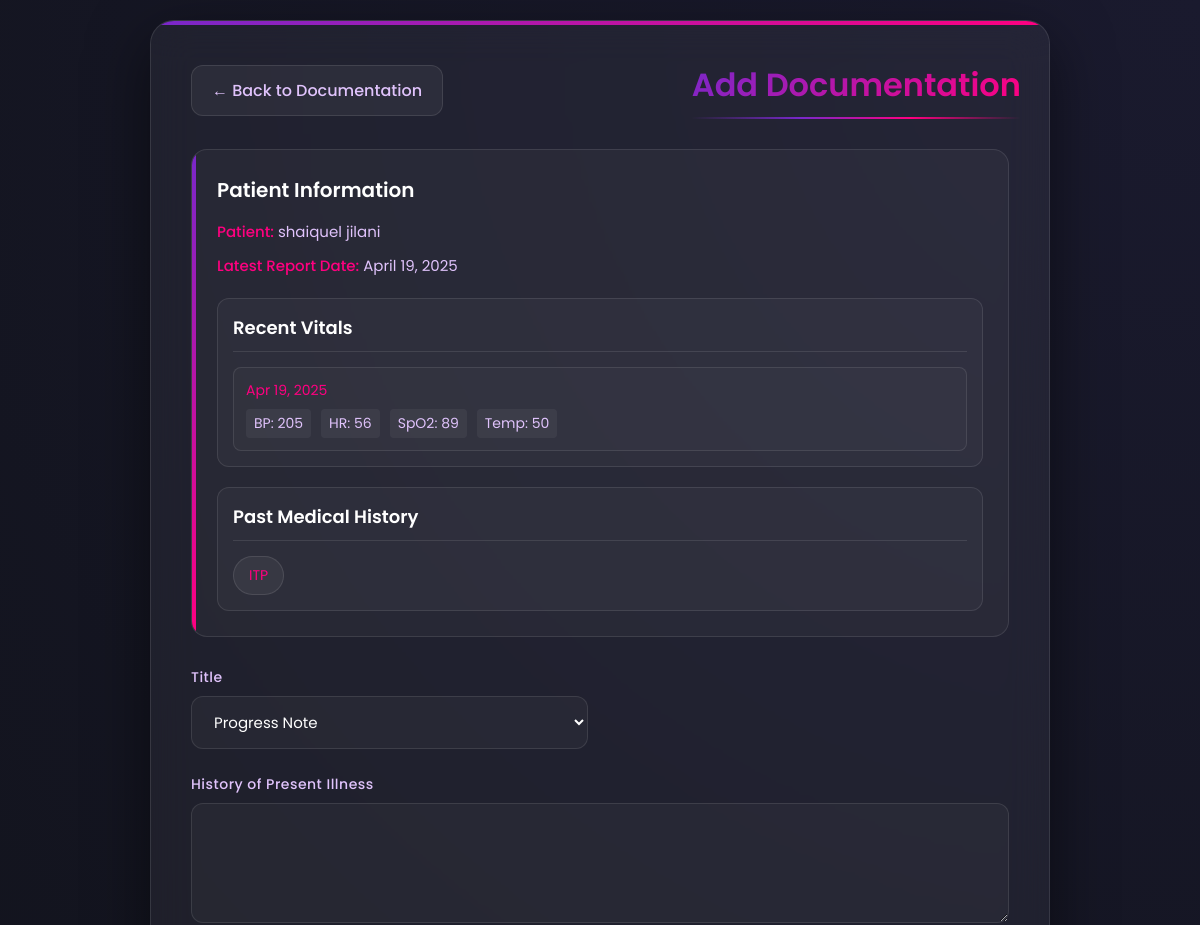
Before: /reports/9d009e31-ff05-4e9c-ab8b-28879ccf925e/add-documentation/ (signed in, upper part) with the older database file.
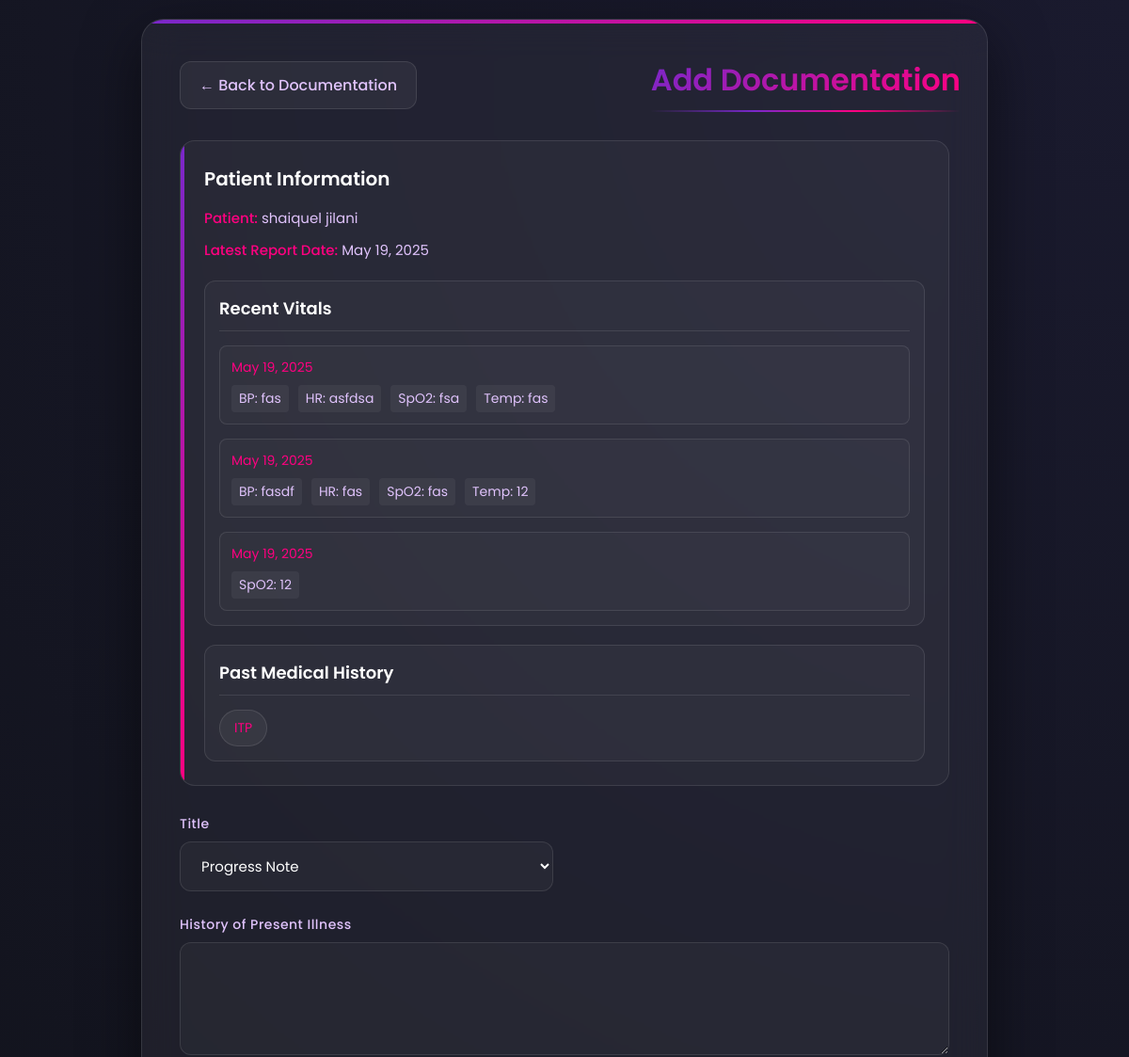
After: the same page with the newer database file.
### reports/models.py (models this page shows, shortened)
class Reports(models.Model):
    patient = models.ForeignKey('rpm_users.Patient', on_delete=models.CASCADE, related_name='reports')
    device_id = models.CharField(max_length=64, blank=True, null=True)
    created_at_device = models.CharField(max_length=64, blank=True, null=True)
    data_type = models.CharField(max_length=64, blank=True, null=True)
    imei = models.CharField(max_length=32, blank=True, null=True)
    iccid = models.CharField(max_length=32, blank=True, null=True)
    serial_number = models.CharField(max_length=32, blank=True, null=True)
    model_number = models.CharField(max_length=32, blank=True, null=True)
    is_test = models.CharField(max_length=8, blank=True, null=True)
    user_id = models.CharField(max_length=32, blank=True, null=True)
    systolic_blood_pressure = models.CharField(max_length=8, blank=True, null=True)
    diastolic_blood_pressure = models.CharField(max_length=8, blank=True, null=True)
    pulse = models.CharField(max_length=8, blank=True, null=True)
    irregular_heartbeat = models.CharField(max_length=8, blank=True, null=True)
    hand_shaking = models.CharField(max_length=8, blank=True, null=True)
    triple_mode = models.CharField(max_length=8, blank=True, null=True)
    battery_level = models.CharField(max_length=8, blank=True, null=True)
    signal_strength = models.CharField(max_length=8, blank=True, null=True)
    measurement_timestamp = models.CharField(max_length=32, blank=True, null=True)
    timezone = models.CharField(max_length=16, blank=True, null=True)
    blood_glucose = models.CharField(max_length=16, blank=True, null=True)
    glucose_unit = models.CharField(max_length=8, blank=True, null=True)
    test_paper_type = models.CharField(max_length=8, blank=True, null=True)
    sample_type = models.CharField(max_length=8, blank=True, null=True)
    meal_mark = models.CharField(max_length=8, blank=True, null=True)
    signal_level = models.CharField(max_length=8, blank=True, null=True)
    measurement_timezone = models.CharField(max_length=16, blank=True, null=True)
    upload_timestamp = models.CharField(max_length=32, blank=True, null=True)
    upload_timezone = models.CharField(max_length=16, blank=True, null=True)
    blood_pressure = models.CharField(max_length=10, blank=True, null=True)
    heart_rate = models.CharField(max_length=10, blank=True, null=True)
    spo2 = models.CharField(max_length=10, blank=True, null=True)
    temperature = models.CharField(max_length=10, blank=True, null=True)
    symptoms = models.TextField(blank=True, null=True)
    created_at = models.DateTimeField(auto_now_add=True)
    updated_at = models.DateTimeField(auto_now=True)

### rpm_users/models.py (models this page shows, shortened)
class PastMedicalHistory(models.Model):
    PMH_CHOICES = ((
        ('GBS', 'Guillain-Barré Syndrome'),
        ('ALS', 'Amyotrophic Lateral Sclerosis'),
        ('SLE', 'Systemic Lupus Erythematosus'),
        ('ITP', 'Idiopathic Thrombocytopenic Purpura'),
        ('MG', 'Myasthenia Gravis'),
        ('DKA', 'Diabetic Ketoacidosis'),
        ('ARDS', 'Acute Respiratory Distress Syndrome'),
        ('LCa', 'Lung Cancer'),
        ('PCa', 'Pancreatic Cancer'),
        ('CCa', 'Colon Cancer'),
        ('TCa', 'Thyroid Cancer'),
        ('SCa', 'Skin Cancer'),
        ('GCa', 'Gastric Cancer'),
        ('PCa', 'Prostate Cancer'),
        ('TeCa', 'Testicular Cancer'),
        ('BrCa', 'Breast Cancer'),
        ('OvCa', 'Ovarian Cancer'),
        ('TTP', 'Thrombotic Thrombocytopenic Purpura'),
        ('HLH', 'Hemophagocytic Lymphohistiocytosis'),
        ('HSP', 'Henoch-Schönlein Purpura'),
        ('SCID', 'Severe Combined Immunodeficiency'),
        ('PKU', 'Phenylketonuria'),
        ('POTS', 'Postural Orthostatic Tachycardia Syndrome'),
        ('CRPS', 'Complex Regional Pain Syndrome'),
        ('NMO', 'Neuromyelitis Optica'),
        ('HUS', 'Hemolytic Uremic Syndrome'),
        ('SMA', 'Spinal Muscular Atrophy'),
        ('DM', 'Diabetes Mellitus'),
        ('HTN', 'Hypertension'),
        ('AF', 'Atrial Fibrillation'),
        ('CHF', 'Congestive Heart Failure'),
        ('COPD', 'Chronic Obstructive Pulmonary Disease'),
        ('Hpxa', 'Hypoxia'),
        ('Hyca', 'Hypercapnea'),
        ('CKD', 'Chronic Kidney Disease'),
        ('ESRD', 'End Stage Renal Disease'),
        ('GERD', 'Gastroesophageal Reflux Disease'),
        ('OA', 'Osteoarthritis'),
        ('CAD', 'Coronary Artery Disease'),
        ('RA', 'Rheumatoid Arthritis'),
        ('UTI', 'Urinary Tract Infection'),
        ('URI', 'Upper Respiratory Infection'),
        ('BPH', 'Benign Prostatic Hyperplasia'),
        ('HLD', 'Hyperlipidemia'),
        ('TIA', 'Transient Ischemic Attack'),
        ('CVA', 'Cerebrovascular Accident (Stroke)'),
        ('MI', 'Myocardial Infarction'),
        ('PNA', 'Pneumonia'),
        ('TB', 'Tuberculosis'),
        ('HIV', 'Human Immunodeficiency Virus'),
        ('ADHD', 'Attention-Deficit/Hyperactivity Disorder'),
        ('ASD', 'Autism Spectrum Disorder'),
        ('MDD', 'Major Depressive Disorder'),
        ('GAD', 'Generalized Anxiety Disorder'),
        ('PTSD', 'Post-Traumatic Stress Disorder'),
        ('Peff', 'Pleural Effusion'),
        ('N/A', 'N/A'),
    ))
    patient = models.ForeignKey(Patient, on_delete=models.CASCADE, related_name='medical_history')
    pmh = models.CharField(choices=PMH_CHOICES, default="N/A", max_length=100)
    id = models.UUIDField(default=uuid.uuid4, primary_key=True, editable=False)

### reports/views.py (the view)
# urls.py: path('<uuid:patient_id>/add-documentation/', views.add_documentation, name='add_documentation'),
@login_required
def add_documentation(request, patient_id):
    user = request.user
    if not Moderator.objects.filter(user=user).exists():
        return render(request, "errors/403.html", {"error": "Only moderators can add documentation"}, status=403)
    patient = get_object_or_404(Patient, id=patient_id)
    latest_reports = Reports.objects.filter(patient=patient).order_by('-created_at')[:3]
    if request.method == "POST":
        form = DocumentationForm(request.POST, request.FILES)
        if form.is_valid():
            documentation = form.save(commit=False)
            documentation.patient = patient
            if latest_reports:
                documentation.report = latest_reports[0]
            documentation.save()
            return redirect(f"/view-patient/{patient_id}/?action=access")  # Redirect to patient's view page
    else:
        form = DocumentationForm()
    context = {
        "form": form,
        "patient": patient,
        "reports": latest_reports
    }
    return render(request, "reports/add_docs.html", context)

### reports/forms.py
class DocumentationForm(forms.ModelForm):
    class Meta:
        model = Documentation
        fields = [
            "title",
            "history_of_present_illness",
            "chief_complaint",
            "subjective",
            "objective",
            "assessment",
            "plan",
            "file",
        ]
        widgets = {
            "history_of_present_illness": forms.Textarea(attrs={"rows": 3}),
            "chief_complaint": forms.Textarea(attrs={"rows": 2}),
            "subjective": forms.Textarea(attrs={"rows": 2}),
            "objective": forms.Textarea(attrs={"rows": 2}),
            "assessment": forms.Textarea(attrs={"rows": 2}),
            "plan": forms.Textarea(attrs={"rows": 2}),
        }

### templates/reports/add_docs.html (shortened to what this page needs)
<!DOCTYPE html>
<html lang="en">
<head>
</head>
<body>
    <div class="container">
        <a href="{% url 'view_documentation' patient.id %}" class="back-button">← Back to Documentation</a>
        <h2>Add Documentation</h2>
        <div class="patient-info">
            <h3>Patient Information</h3>
            <p><strong>Patient:</strong> {{ patient.user.first_name }} {{ patient.user.last_name }}</p>
            <p><strong>Latest Report Date:</strong> {{ reports.0.created_at|date:"F d, Y" }}</p>
            <div class="vitals-history">
                <h3>Recent Vitals</h3>
                <div class="vitals-grid">
                    {% for report in reports %}
                    <div class="vital-item">
                        <div class="vital-date">{{ report.created_at|date:"M d, Y" }}</div>
                        <div class="vital-values">
                            {% if report.blood_pressure %}<span>BP: {{ report.blood_pressure }}</span>{% endif %}
                            {% if report.heart_rate %}<span>HR: {{ report.heart_rate }}</span>{% endif %}
                            {% if report.spo2 %}<span>SpO2: {{ report.spo2 }}</span>{% endif %}
                            {% if report.temperature %}<span>Temp: {{ report.temperature }}</span>{% endif %}
                        </div>
                    </div>
                    {% endfor %}
                </div>
            </div>
            {% if patient.medical_history.all %}
            <div class="medical-history">
                <h3>Past Medical History</h3>
                <div class="history-items">
                    {% for history in patient.medical_history.all %}
                    <span class="history-item">{{ history.pmh }}</span>
                    {% endfor %}
                </div>
            </div>
            {% endif %}
        </div>
        <form action="{% url 'add_documentation' patient.id %}" method="POST" enctype="multipart/form-data">
            <div class="form-group">
                <label for="id_title">Title</label>
                {{ form.title }}
            </div>
            <div class="form-group">
                <label for="id_history_of_present_illness">History of Present Illness</label>
                {{ form.history_of_present_illness }}
            </div>
        </form>
    </div>
</body>
</html>

Changed rows visible on the page:
no longer on this page (row unchanged): Reports: created_at "April 19, 2025", created_at "Apr 19, 2025", blood_pressure "205", heart_rate "56", spo2 "89", temperature "50"
added Reports: created_at "May 19, 2025", blood_pressure "fas", heart_rate "asfdsa", spo2 "fsa", temperature "fas"
added Reports: created_at "May 19, 2025", blood_pressure "fasdf", heart_rate "fas", spo2 "fas", temperature "12"
added Reports: created_at "May 19, 2025", spo2 "12"
